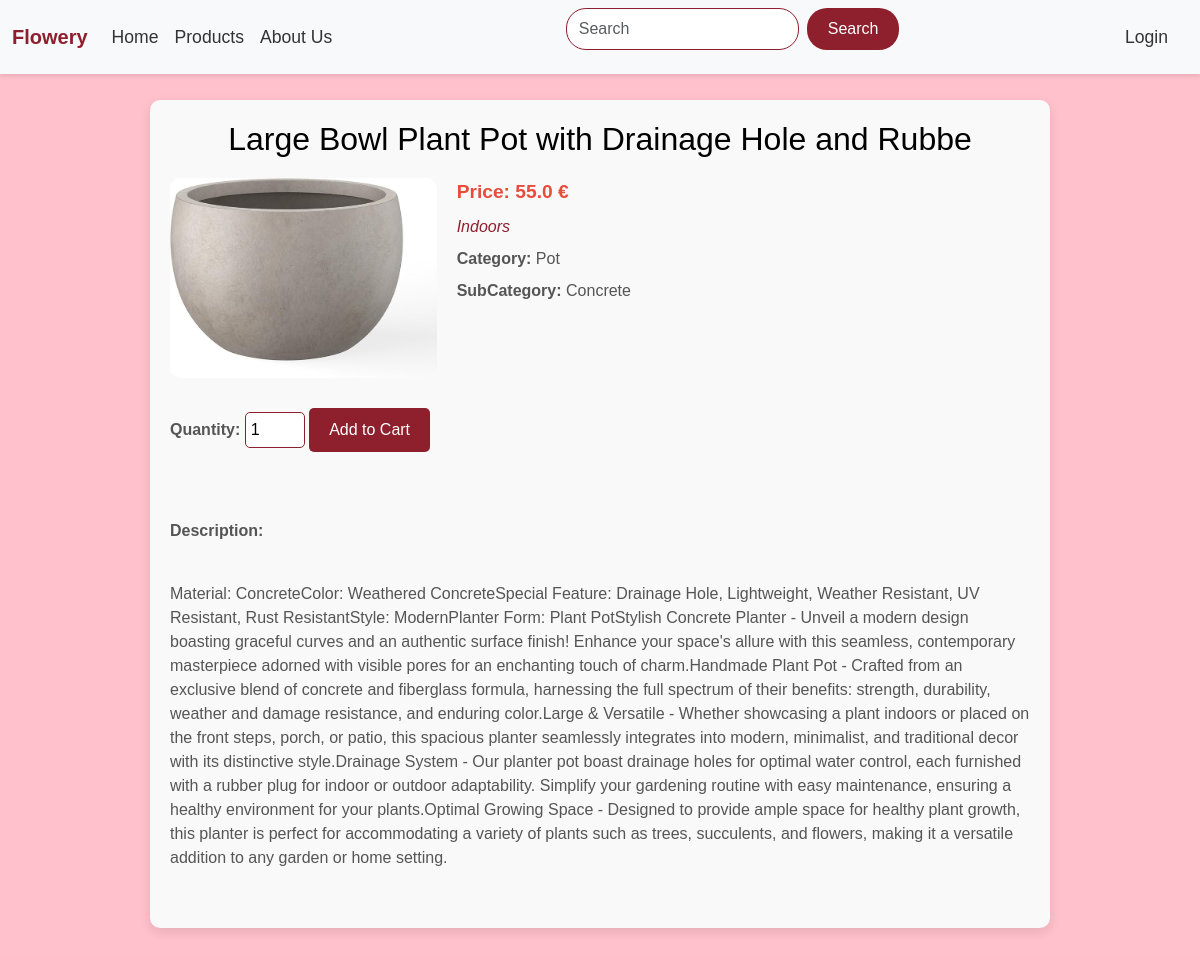
The app's page /product/11/ with its own data.
### pinelli_site/models.py (models this page shows)
class Product(models.Model):# model for table in sql with name Product
    title=models.CharField(max_length=100)#create field called title that is varchar(50)
    price=models.FloatField()
    description=models.TextField()
    category=models.CharField(max_length=20)
    sub_category=models.CharField(max_length=20)
    indoors=models.BooleanField()
    image=models.ImageField(upload_to="static/images")

### pinelli_site/views.py (the view)
# urls.py: path("product/<int:id>/",views.product,name="product"), #it will take the id in order to understand for which product will put the details
def product(request,id):#sinartisi pou servirei tin products selida tou site
    if request.method == 'POST':
        product_by_id=Product.objects.get(id=id)#get product by id
        product_by_id.delete()
        messages.success(request,f"Product ({product_by_id.title}) deleted successfully")
        return redirect("products")
    if request.method == 'GET':
        product_by_id=Product.objects.get(id=id)#i take from my database the id that the URL has
        try:
            rating_by=Rating.objects.get(username=request.user.username,product_id=id)#get rating by username, product_id
        except:
            rating_by=None
        if rating_by==None:
            return render(request,"product.html",{"product":product_by_id,"rating":0,"rating_class":"star"}) #if there is not a rating it returns 0
        stars_str=["zero","one","two","three","four","five"]
        return render(request,"product.html",{"product":product_by_id,"rating":int(rating_by.rating),"rating_class":"star "+stars_str[int(rating_by.rating)]}) #it takes the stars thar are string and send to html as rating class

### templates/product.html (shortened to what this page needs)
{% extends "base.html" %}
{% block header %}
<link rel="stylesheet" href="/static/css/product.css">
{% endblock %}
{% block body %}
<div class="section">
    <div class="features">
        <h2>{{ product.title }}</h2>
        <div class="feature">
            <div class="feature-image">
                <img src="/{{ product.image }}" alt="{{ product.title }}">
            </div>
            <div class="feature-info">
                <p class="price"><strong>Price:</strong> {{ product.price }} €</p>
                <p class="type">
                    {% if product.indoors %}
                        Indoors
                    {% else %}
                        Outdoors
                    {% endif %}
                </p>
                <p><strong>Category:</strong> {{ product.category }}</p>
                <p><strong>SubCategory:</strong> {{ product.sub_category }}</p>
            </div>
        </div>
        <div class="quantity-section">
            <form method="POST" action="{% url 'add_to_cart' product.id %}">
                <label for="quantity">Quantity:</label>
                <input type="number" id="quantity" name="quantity" min="1" value="1" class="quantity-input">
                <button type="submit" class="add-to-cart">Add to Cart</button>
            </form>
        </div>
        <div class="description">
            <p><strong>Description:</strong></p>
            <p>{{ product.description|linebreaksbr }}</p>
        </div>
    </div>
</div>
{% endblock %}

### static/css/product.css (style rules this page uses)
body { background-color: #FFC1CC; font-family: Arial, sans-serif; color: #000000; margin: 0; padding: 0; padding-top: 60px; }
.quantity-section { display: flex; flex-direction: column; align-items: flex-start; margin-top: 20px; width: 100%; }
.quantity-section label { font-size: 1rem; font-weight: bold; color: #555; }
.quantity-section .quantity-input { margin-top: 5px; padding: 5px; width: 60px; font-size: 1rem; border: 1px solid #8e1f2c; border-radius: 5px; }
.quantity-section .add-to-cart { margin-top: 10px; background-color: #8e1f2c; color: white; border: none; padding: 10px 20px; font-size: 1rem; border-radius: 5px; cursor: pointer; }
.section { display: flex; justify-content: center; align-items: flex-start; min-height: 100vh; padding: 40px; box-sizing: border-box; width: 100%; }
.features { display: flex; flex-direction: column; align-items: center; background-color: #f9f9f9; padding: 20px; border-radius: 10px; width: 100%; max-width: 900px; box-shadow: 0 4px 12px rgba(0, 0, 0, 0.1); }
.features h2 { text-align: center; font-size: 2rem; margin-bottom: 20px; }
.feature { display: flex; flex-direction: row; align-items: flex-start; width: 100%; justify-content: space-between; }
.feature-image { margin-right: 20px; width: 400px; }
.feature-image img { width: 100%; height: auto; border-radius: 10px; }
.feature-info { display: flex; flex-direction: column; justify-content: flex-start; text-align: left; width: 100%; }
.price { font-size: 1.2rem; font-weight: bold; color: #e74c3c; }
.type { font-size: 1rem; font-style: italic; color: #8e1f2c; }
p { font-size: 1rem; color: #555; line-height: 1.5; margin-bottom: 8px; }
p:first-child { font-weight: bold; }
.feature-info p:last-child { margin-bottom: 0; }
.description { margin-top: 20px; font-size: 1.2rem; color: #333; line-height: 1.6; white-space: pre-line; width: 100%; text-align: left; }

### records on screen
Product: title "Large Bowl Plant Pot with Drainage Hole and Rubbe", image (picture), price "55.0", category "Pot", sub_category "Concrete", description "Material: ConcreteColor: Weathered ConcreteSpecial Feature: Drainage Hole, Lightweight, Weather Resistant, UV Resistant, Rust ResistantStyle: ModernPlanter Form: Plant PotStylish Concrete Planter - Unveil a modern design boasting graceful curves and an authentic surface finish! Enhance your space's allure with this seamless, contemporary masterpiece adorned with visible pores for an enchanting touch of charm.Handmade Plant Pot - Crafted from an exclusive blend of concrete and fiberglass formula, harnessing the full spectrum of their benefits: strength, durability, weather and damage resistance, and enduring color.Large & Versatile - Whether showcasing a plant indoors or placed on the front…"
